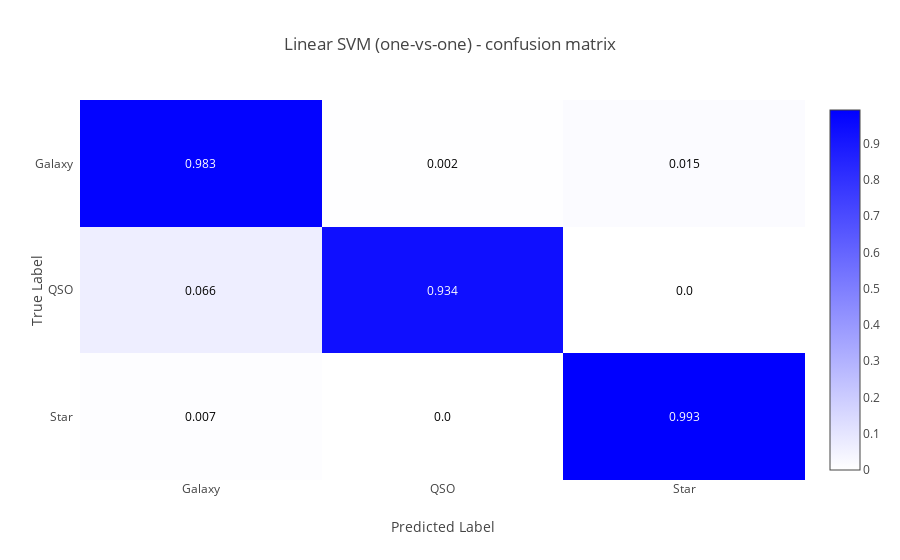

Notebook source saved alongside this figure:
### Code cell
# ~-----confusion matrix-----
# compute confusion matrix
y_pred = svc_linear_one.predict(X_test)
conf_mtx = confusion_matrix(y_test, y_pred)

# plot confusion matrix
for j in range(3):
  conf_mtx[0][j], conf_mtx[2][j] = conf_mtx[2][j], conf_mtx[0][j]
conf_mtx = np.ndarray.round(conf_mtx.astype(float) / conf_mtx.sum(axis = 1)[:, np.newaxis], 3)

cmColorScale = [[0.0, "rgb(255, 255, 255)"], [1.0, "rgb(0, 0, 255)"]]

z = conf_mtx
x = ["Galaxy", "QSO", "Star"]
y = ["Star", "QSO", "Galaxy"]
figure = ff.create_annotated_heatmap(z, x = x, y = y, colorscale= cmColorScale, showscale = True)
figure['layout']['xaxis']['title']['text'] = "Predicted Label"
figure['layout']['xaxis']['side'] = "bottom"
figure['layout']['yaxis']['title']['text'] = "True Label"
figure['layout']['title'] = "Linear SVM (one-vs-one) - confusion matrix"
enable_plotly_in_cell()
plotly.offline.iplot(figure, filename="rbfAccuracy")

### Figure 1 — Plotly figure (JSON) as saved in the notebook; plotly's stock layout.template omitted (floating-point values rounded to 4 significant figures)
{"data": [{"uid": "02fdb11b-1017-4454-9c0b-37ad68d5f009", "colorscale": [[0, "rgb(255, 255, 255)"], [1, "rgb(0, 0, 255)"]], "reversescale": false, "showscale": true, "y": ["Star", "QSO", "Galaxy"], "x": ["Galaxy", "QSO", "Star"], "z": [[0.007, 0, 0.993], [0.066, 0.934, 0], [0.983, 0.002, 0.015]], "type": "heatmap"}], "layout": {"title": {"text": "Linear SVM (one-vs-one) - confusion matrix"}, "annotations": [{"xref": "x", "yref": "y", "text": "0.007", "y": "Star", "x": "Galaxy", "font": {"color": "#000000"}, "showarrow": false}, {"xref": "x", "yref": "y", "text": "0.0", "y": "Star", "x": "QSO", "font": {"color": "#000000"}, "showarrow": false}, {"xref": "x", "yref": "y", "text": "0.993", "y": "Star", "x": "Star", "font": {"color": "#FFFFFF"}, "showarrow": false}, {"xref": "x", "yref": "y", "text": "0.066", "y": "QSO", "x": "Galaxy", "font": {"color": "#000000"}, "showarrow": false}, {"xref": "x", "yref": "y", "text": "0.934", "y": "QSO", "x": "QSO", "font": {"color": "#FFFFFF"}, "showarrow": false}, {"xref": "x", "yref": "y", "text": "0.0", "y": "QSO", "x": "Star", "font": {"color": "#000000"}, "showarrow": false}, {"xref": "x", "yref": "y", "text": "0.983", "y": "Galaxy", "x": "Galaxy", "font": {"color": "#FFFFFF"}, "showarrow": false}, {"xref": "x", "yref": "y", "text": "0.002", "y": "Galaxy", "x": "QSO", "font": {"color": "#000000"}, "showarrow": false}, {"xref": "x", "yref": "y", "text": "0.015", "y": "Galaxy", "x": "Star", "font": {"color": "#000000"}, "showarrow": false}], "xaxis": {"ticks": "", "gridcolor": "rgb(0, 0, 0)", "side": "bottom", "dtick": 1, "title": {"text": "Predicted Label"}}, "yaxis": {"ticks": "", "ticksuffix": "  ", "dtick": 1, "title": {"text": "True Label"}}}}
